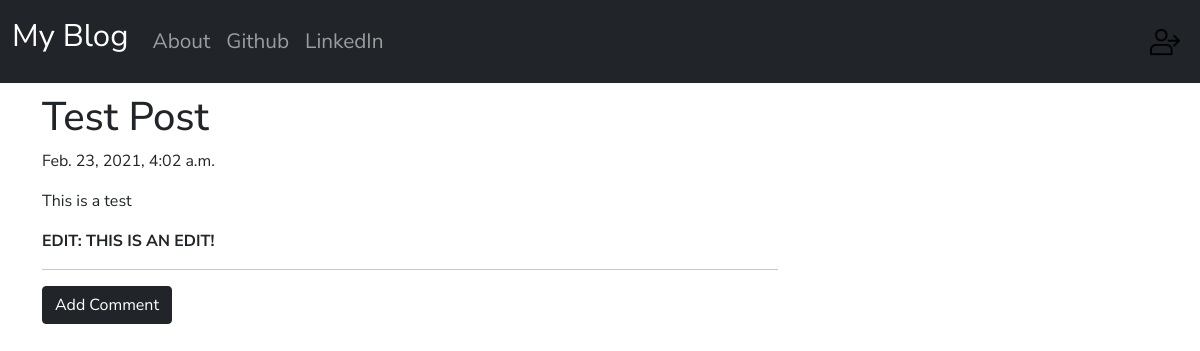
Screenshot of /post/2 with the database file from the repository.
### blog/models.py (models this page shows, shortened)
class Post(models.Model):
    author = models.ForeignKey('auth.User', on_delete=models.CASCADE)
    title = models.CharField(max_length=200)
    text = models.TextField()
    create_date = models.DateTimeField(default=timezone.now)
    published_date = models.DateTimeField(blank=True, null=True)

### blog/views.py (the view)
# urls.py: path('post/<int:pk>', views.PostDetailView.as_view(), name='post_detail'),
class PostDetailView(DetailView):
    model = Post

### blog/templates/blog/post_detail.html (shortened to what this page needs)
{% extends 'blog/base.html' %}
{% block Content %}
{% load static %}
<h1 class="posttitle">{{ post.title }}</h1>
{% if post.published_date %}
    <div class="date postdate">
        {{ post.published_date }}
    </div>
{% else %}
    <a class="btn btn-primary" href="{% url 'post_publish' pk=post.pk %}">Publish</a>
{% endif %}
<p class="postcontent">{{post.text|safe|linebreaksbr}}</p>
<hr>
<a class='btn btn-dark btn-comment' href="{% url 'add_comment_to_post' pk=post.pk %}">Add Comment</a>
<div class="container">
    {% for comment in post.comments.all %}
    <br>
    {% empty %}
    <p>No Comments</p>
    {% endfor %}
</div>
{% endblock %}

### blog/static/css/blog.css (style rules this page uses)
body { font-family: 'Nunito Sans', sans-serif; }

### rows the page displays
Post: title "Test Post", published_date "Feb. 23, 2021, 4:02 a.m.", text "This is a test EDIT: THIS IS AN EDIT!"
